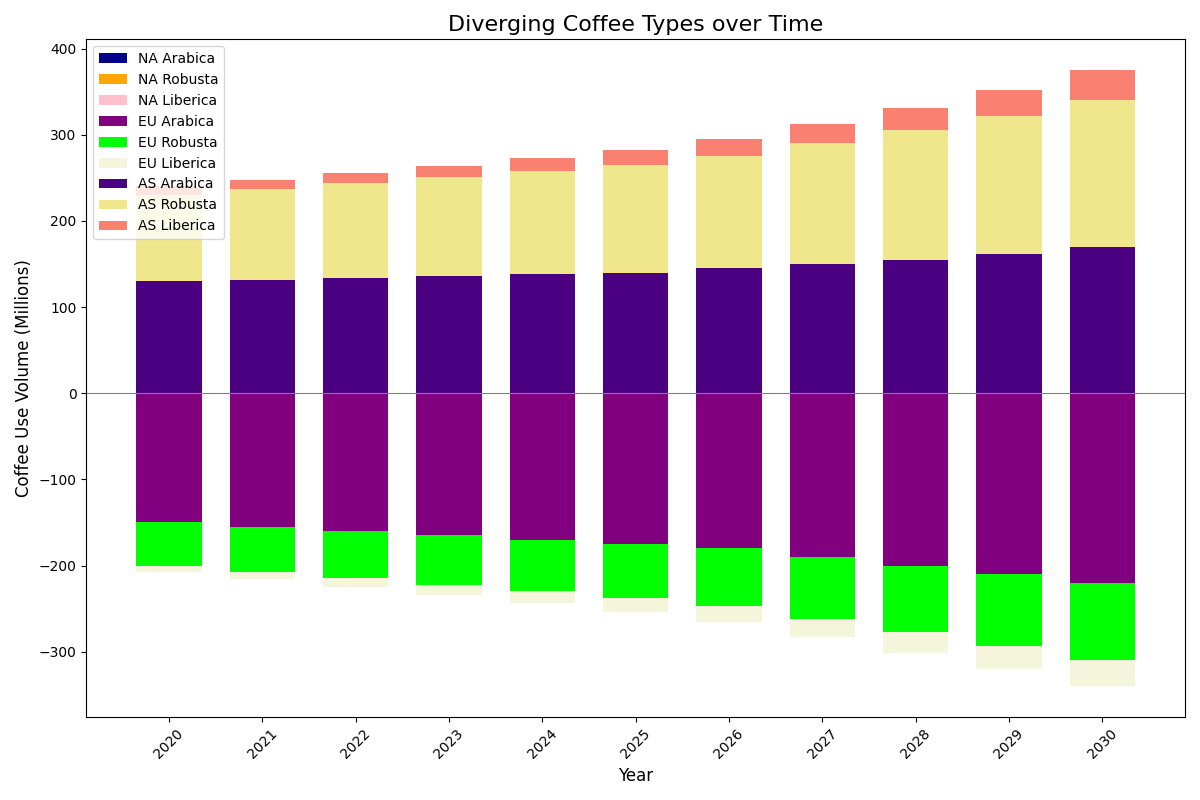

Reproduce this figure in Python.
import matplotlib.pyplot as plt
import numpy as np

years = np.arange(2020, 2031)

# Define data for each region
north_america_arabica = np.array([120, 125, 130, 140, 145, 150, 160, 170, 180, 195, 210])
north_america_robusta = np.array([40, 42, 43, 45, 47, 50, 53, 56, 60, 65, 70])
north_america_liberica = np.array([5, 5, 5, 6, 6, 7, 8, 9, 10, 11, 12])

europe_arabica = -1 * np.array([150, 155, 160, 165, 170, 175, 180, 190, 200, 210, 220])
europe_robusta = -1 * np.array([50, 52, 55, 57, 60, 63, 67, 72, 77, 83, 90])
europe_liberica = -1 * np.array([8, 9, 10, 12, 14, 16, 19, 21, 24, 27, 30])

asia_arabica = np.array([130, 132, 134, 136, 138, 140, 145, 150, 155, 162, 170])
asia_robusta = np.array([100, 105, 110, 115, 120, 125, 130, 140, 150, 160, 170])
asia_liberica = np.array([10, 11, 12, 13, 15, 17, 20, 23, 26, 30, 35])

# Initialize figure
fig, ax = plt.subplots(figsize=(12, 8))

# Plot stacked bars for each region diverging from the central axis (0)
ax.bar(years, north_america_arabica, color='darkblue', label='NA Arabica', width=0.7)
ax.bar(years, north_america_robusta, bottom=north_america_arabica, color='orange', label='NA Robusta', width=0.7)
ax.bar(years, north_america_liberica, bottom=north_america_arabica + north_america_robusta, color='pink', label='NA Liberica', width=0.7)

ax.bar(years, europe_arabica, color='purple', label='EU Arabica', width=0.7)
ax.bar(years, europe_robusta, bottom=europe_arabica, color='lime', label='EU Robusta', width=0.7)
ax.bar(years, europe_liberica, bottom=europe_arabica + europe_robusta, color='beige', label='EU Liberica', width=0.7)

ax.bar(years, asia_arabica, color='indigo', label='AS Arabica', width=0.7)
ax.bar(years, asia_robusta, bottom=asia_arabica, color='khaki', label='AS Robusta', width=0.7)
ax.bar(years, asia_liberica, bottom=asia_arabica + asia_robusta, color='salmon', label='AS Liberica', width=0.7)

# Enhance plot aesthetics
ax.set_xlabel("Year", fontsize=12)
ax.set_ylabel("Coffee Use Volume (Millions)", fontsize=12)
ax.set_title("Diverging Coffee Types over Time", fontsize=16)

plt.xticks(years, rotation=45)
plt.axhline(0, color='grey', linewidth=0.8)  # Add central axis line
plt.legend(loc='upper left')
plt.tight_layout()
plt.show()
